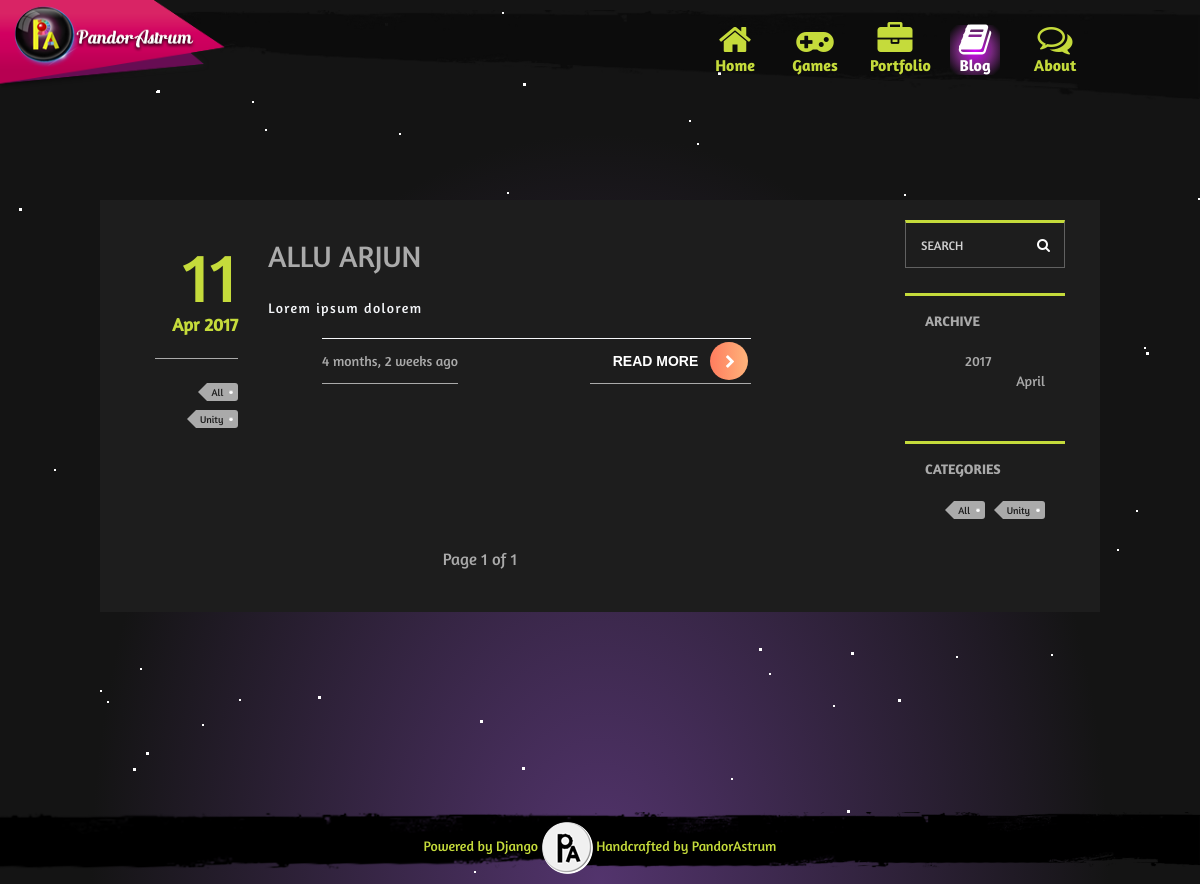
Page /blog/ on the earlier database version.
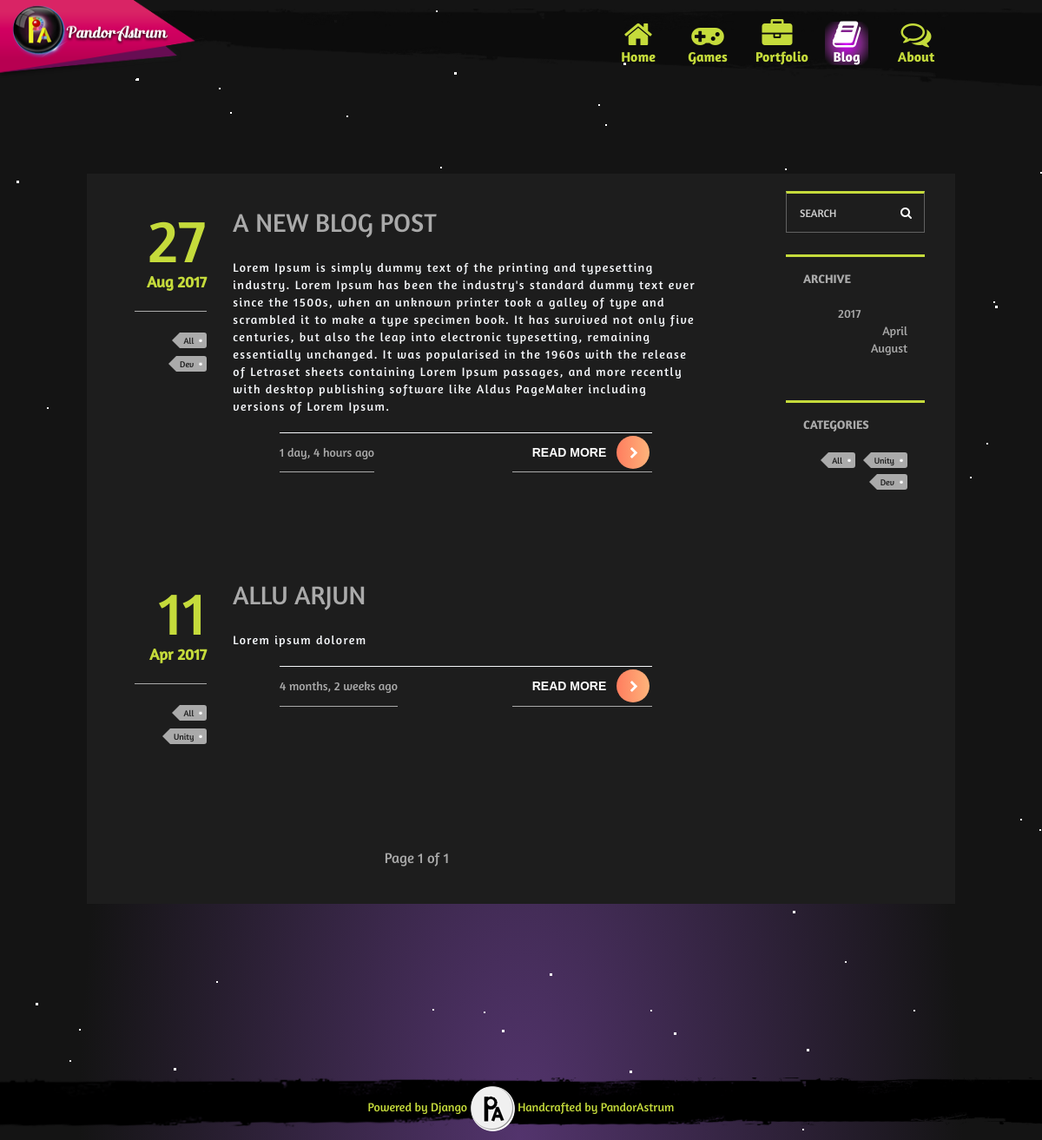
Same page on the later database version.
### pandorastrum/models.py (models this page shows, shortened)
class BlogModel (models.Model):
    blog_title      = models.CharField(max_length=200, blank=True, null=True)
    published_on    = models.DateField(auto_now=False, auto_now_add=False, blank=True, null=True)
    blog_description= models.TextField(blank=True, null=True)
    blog_author     = models.ForeignKey(AuthorModel, on_delete=models.CASCADE, default='')
    is_featured     = models.BooleanField(default=False)
    blog_banner     = models.ImageField(upload_to="blogs", blank=True, null=True)
    def blogBanner(self):
        return mark_safe(u'<img src="%s" height="300" />' % (self.blog_banner.url))
    blogBanner.allow_tags = True
    blogBanner.short_description = 'Blog Banner'
    tags            = TaggableManager()
    slug            = models.SlugField(blank=True, null=True)
    updated         = models.DateTimeField(auto_now=True, auto_now_add=False)
    created         = models.DateTimeField(auto_now=False, auto_now_add=True, null=True, blank=True)
    def get_absolute_url(self):
        return reverse("detail", kwargs={"id": self.id})
    class Meta:
        ordering = ['-created', ]

### pandorastrum/views.py (the view, shortened to what this page needs)
# urls.py: url(r'^blog/$', blog_pageView, name="blog"),
def blog_pageView(request, tag_slug=None, **kwargs):
    blog_list   = BlogModel.objects.all().order_by("-created")
    paginator   = Paginator(blog_list, 10) # Show 25 contacts per page
    page        = request.GET.get('page')
    try:
        blog_list = paginator.page(page)
    except PageNotAnInteger:
        blog_list = paginator.page(1)
    except EmptyPage:
        blog_list = paginator.page(paginator.num_pages)
    tag_list = Tag.objects.all()
    tag_slugs = request.GET.get("tag_slug")
    query = request.GET.get("q")
    date_field = 'published_on'
    archive = {}
    years = BlogModel.objects.all().dates(date_field, 'year')[::-1]
    for date_year in years:
        months = BlogModel.objects.filter(published_on__year=date_year.year).dates(date_field, 'month')
        archive[date_year] = months
    archive = sorted(archive.items(), reverse=True)
    ym = request.GET.get("y_m")
    context = {
        "blog" : blog_list,
        "tags" : tag_list,
        "archive" : archive
    }
    return render(request, "blog.html", context)

### templates/blog.html (shortened to what this page needs)
{% extends "base.html" %}
{% load static %}
{% block navbar %}
    <li class="sonar">
        <a href="{% url 'home' %}"><span><i class="fa fa-home"></i><strong>Home</strong></span></a>
    </li>
    <li class="sonar">
        <a href="{% url 'games' %}"><span><i class="fa fa-gamepad"></i><strong>Games</strong></span></a>
    </li>
    <li class="sonar">
        <a href="{% url 'portfolio' %}"><span><i class="fa fa-briefcase"></i><strong>Portfolio</strong></span></a>
    </li>
    <li class="sonar">
        <a href="{% url 'blog' %}"  class="selected"><span><i class="fa fa-book"></i><strong>Blog</strong></span></a>
    </li>
    <li class="sonar">
        <a href="{% url 'about' %}"><span><i class="fa fa-comments-o"></i><strong>About</strong></span></a>
    </li>
{% endblock navbar %}
{% block main %}
{% include "blocks/aurora.html" %}
    <div class="row pa-gapes"></div>
    <div class="row pa-row">
    {% include 'blocks/blog_block.html' %}
    </div>
{% endblock main %}

### templates/base.html (shortened to what this page needs)
{% load static %}
<!DOCTYPE html>
<html lang="en">
<head>
    <link rel="stylesheet" href="{% static "css/animate.min.css" %}">
    <link rel="stylesheet" href="{% static "css/owl.carousel.min.css" %}">
    <link rel="stylesheet" href="{% static "css/owl.theme.default.min.css" %}">
    <link rel="stylesheet" href="{% static "css/bootstrap.css" %}">
    <link rel="stylesheet" href="{% static "css/font-awesome.min.css" %}">
    <link href="{% static "css/style.css" %}" rel="stylesheet">
</head>
<body>
<div class="container-fluid">
<div class="row nav-block">
    <nav class="navbar navbar-default" role="navigation">
        <div class="container-fluid">
            <div class="navbar-header">
                <a href="#" class="navbar-brand"></a>
            </div>
            <div class="collapse navbar-collapse" id="bs-example-navbar-collapse-1">
                <ul class="nav navbar-nav navbar-right nav-block fa-ul">
                    {% block navbar %}{% endblock navbar %}
                </ul>
            </div>
        </div>
    </nav>
</div>
    <div class="row all-block">
    {% block main %}{% endblock main %}
    <div class="pa-gapes"></div>
    <div class="panel-footer">
        <div class="text-center">
            <span>Powered by Django</span>
            <img src="{% static "/img/footermarklogo.png" %}">
            <span>Handcrafted by PandorAstrum</span>
        </div>
    </div>
    <div class="bg-stars">
    </div>
</div>
</div>
</body>
</html>

### templates/blocks/aurora.html (shortened to what this page needs)
<article id="aurora-wrap">
    <article id="lightings">
        <section class="aurora-section" id="one">
        </section>
    </article>
</article>

### templates/blocks/blog_block.html (shortened to what this page needs)
<div class="blog-component">
    <div class="container-fluid u-mb-200">
        <div class="row js-pushpin-parent">
            <div class="col-md-9">
                {% for b in blog %}
                <article class="post">
                    <div class="row js-pushpin-parent">
                        <div class="col-sm-2">
                            <div class="post__info post-info js-pushpin-target">
                                <div class="post-info__date">
                                    <div class="post-info__day">{{ b.published_on|date:"d" }}</div>
                                    <div class="post-info__month-year">{{ b.published_on|date:"M Y" }}</div>
                                </div>
                                <div class="post-info__hr"></div>
                                <div class="post-info__tags">
                                    {% for tag in b.tags.all %}
                                            <a class="post-info__tag tag" href="{% url "blog" %}?tag_slug={{ tag.slug|urlencode }}">{{ tag.name }}</a>
                                    {% endfor %}
                                </div>
                            </div>
                        </div>
                        <div class="col-sm-10 total-blog">
                            <header class="post__header post-header">
                                <h2 class="post-header__title"><a href="{{ b.get_absolute_url }}">{{ b.blog_title }}</a></h2>
                            </header>
                            <div class="post__content post-content">
                                <p>{{ b.blog_description }}</p>
                                <div class="blog-footer">
                                    <ul>
                                        <li>{{ b.published_on|timesince }} ago</li>
                                        <li>
                                            <div class="read-more">
                                                <a href="{{ b.get_absolute_url }}">
                                                    <span class="txt">Read More</span>
                                                    <span class="round">
                                                        <i class="fa fa-chevron-right"></i>
                                                    </span>
                                                </a>
                                            </div>
                                        </li>
                                    </ul>
                                </div>
                            </div>
                        </div>
                    </div>
                </article>
                {% endfor %}
                <div class="pagination">
                    <span class="step-links">
                        <span class="current">
                            Page {{ blog.number }} of {{ blog.paginator.num_pages }}
                        </span>
                    </span>
                </div>
            </div>
            <div class="col-md-3">
                <aside class="blog-sidebar js-pushpin-target">
                    <div class="blog-search">
                        <form action="" method="GET" accept-charset="utf-8">
                            <div class="blog-search__btn">
                                <button type="submit" value="Search">
                                    <i class="fa fa-search"></i>
                                </button>
                            </div>
                            <input type="text" name="q" placeholder="SEARCH" value="{{ request.Get.get }}"/>
                        </form>
                    </div>
                    <div class="tile blog-archive">
                        <div class="tile__title">Archive</div>
                        <ul class="blog-archive__years">
                            {% for y, months in archive %}
                                <li class="clearfix">{{ y.year }}
                                    <ul class="blog-archive__months">
                                        {% for m in months %}
                                            <li><a href="{% url "blog" %}?y_m={{ m|urlencode }}">{{ m|date:"F" }}</a></li>
                                        {% endfor %}
                                    </ul>
                                </li>
                            {% endfor %}
                        </ul>
                    </div>
                    <div class="tile blog-categories">
                        <div class="tile__title">Categories</div>
                        <div class="blog-tags">
                            {% for tag in tags %}
                                <a class="post-info__tag tag" href="{% url "blog" %}?tag_slug={{ tag.slug|urlencode }}">{{ tag.name }}</a>
                            {% endfor %}
                        </div>
                    </div>
                </aside>
            </div>
        </div>
    </div>
</div>

Differences in the rows shown:
added BlogModel: published_on "27", published_on "Aug 2017", blog_title "A NEW BLOG POST", blog_description "Lorem Ipsum is simply dummy text of the printing and typesetting industry. Lorem Ipsum has been the industry's standard dummy text ever since the 1500s, when an unknown printer took a galley of type and scrambled it to make a type specimen book. It has survived not only five centuries, but also the leap into electronic typesetting, remaining essentially unchanged. It was popularised in the 1960s with the release of Letraset sheets containing Lorem Ipsum passages, and more recently with desktop publishing software like Aldus PageMaker including versions of Lorem Ipsum.", published_on "1 day, 4 hours", Tag (name "All")
added Tag: name "Dev"
Other differences:
new list line: "August"
